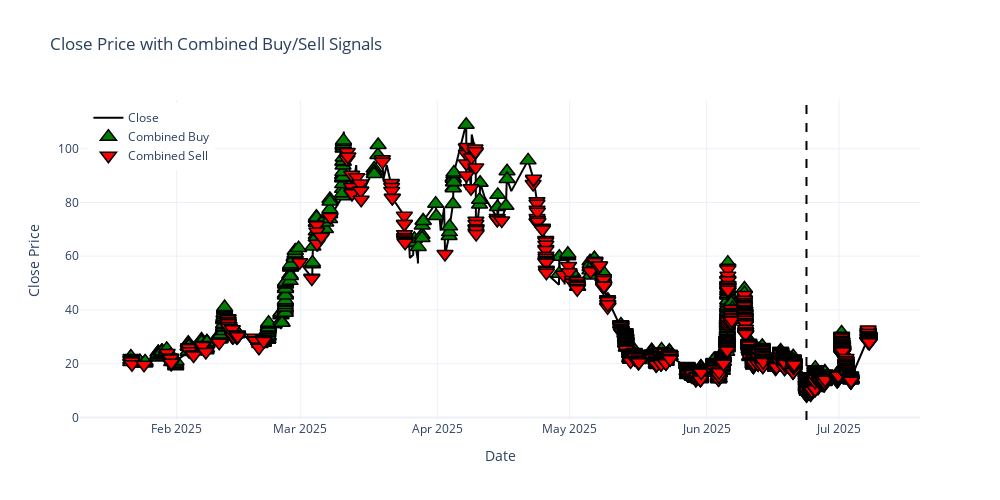

The notebook cell this image was saved under:
### Code cell
import plotly.graph_objects as go

fig = go.Figure()

# Plot the close price
fig.add_trace(go.Scatter(
    x=datafix.index, y=datafix["Close"],
    mode='lines', name='Close', line=dict(color='black', width=2)
))

# Plot combined buy signals (green upward triangle)
buy_signals = datafix[datafix["Combined_Signal"] == "buy"]
fig.add_trace(go.Scatter(
    x=buy_signals.index, y=buy_signals["Close"],
    mode='markers', name='Combined Buy',
    marker=dict(symbol='triangle-up', color='green', size=14, line=dict(color='black', width=1.5))
))

# Plot combined sell signals (red downward triangle)
sell_signals = datafix[datafix["Combined_Signal"] == "sell"]
fig.add_trace(go.Scatter(
    x=sell_signals.index, y=sell_signals["Close"],
    mode='markers', name='Combined Sell',
    marker=dict(symbol='triangle-down', color='red', size=14, line=dict(color='black', width=1.5))
))

# Draw prediction start line
split_idx_bar = int(len(datafix) * 0.7)
split_date_bar = datafix.index[split_idx_bar]
fig.add_vline(x=split_date_bar, line=dict(color='black', dash='dash', width=2))


# Layout settings
fig.update_layout(
    title="Close Price with Combined Buy/Sell Signals",
    xaxis_title="Date",
    yaxis_title="Close Price",
    legend=dict(x=0.01, y=0.99),
    hovermode='x unified',
    template='plotly_white',
    width=1000,
    height=500
)

fig.show()

### Figure 1 — Plotly figure (JSON) as saved in the notebook; plotly's stock layout.template omitted (floating-point values rounded to 4 significant figures; data arrays with more than 128 entries replaced by an {"elided": "..."} marker saying what was removed)
{"data": [{"line": {"color": "black", "width": 2}, "mode": "lines", "name": "Close", "type": "scatter", "x": {"elided": "7023 str values"}, "y": {"elided": "7023 float values"}}, {"marker": {"color": "green", "line": {"color": "black", "width": 1.5}, "size": 14, "symbol": "triangle-up"}, "mode": "markers", "name": "Combined Buy", "type": "scatter", "x": {"elided": "1499 str values"}, "y": {"elided": "1499 float values"}}, {"marker": {"color": "red", "line": {"color": "black", "width": 1.5}, "size": 14, "symbol": "triangle-down"}, "mode": "markers", "name": "Combined Sell", "type": "scatter", "x": {"elided": "2271 str values"}, "y": {"elided": "2271 float values"}}], "layout": {"height": 500, "hovermode": "x unified", "legend": {"x": 0.01, "y": 0.99}, "shapes": [{"line": {"color": "black", "dash": "dash", "width": 2}, "type": "line", "x0": "2025-06-23 14:47:00", "x1": "2025-06-23 14:47:00", "xref": "x", "y0": 0, "y1": 1, "yref": "y domain"}], "title": {"text": "Close Price with Combined Buy/Sell Signals"}, "width": 1000, "xaxis": {"title": {"text": "Date"}}, "yaxis": {"title": {"text": "Close Price"}}}}
